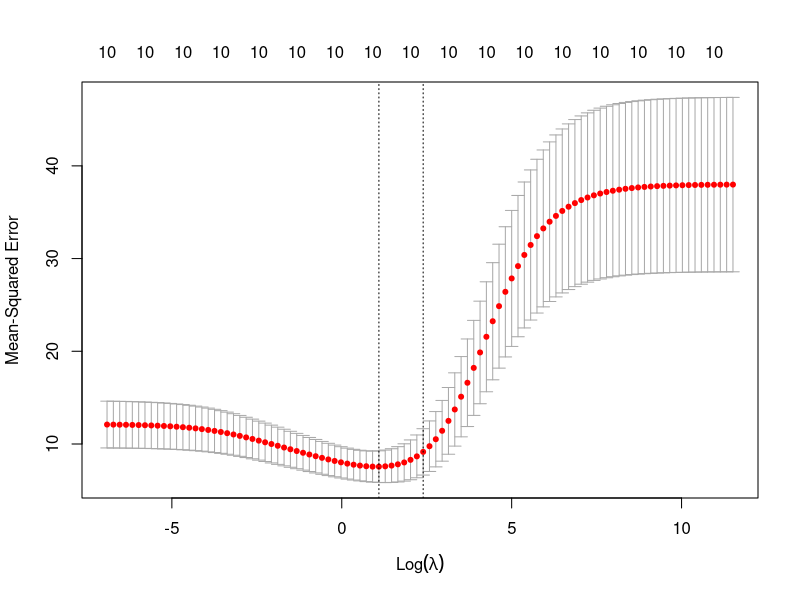
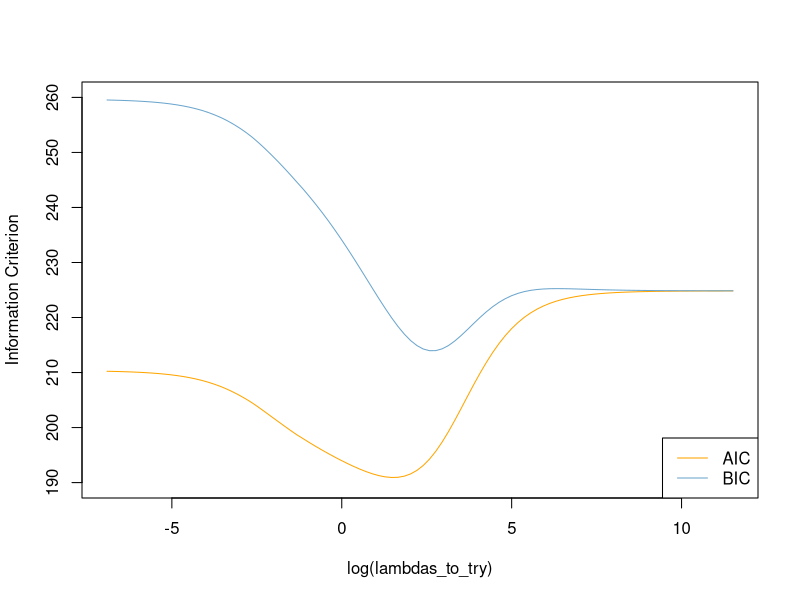
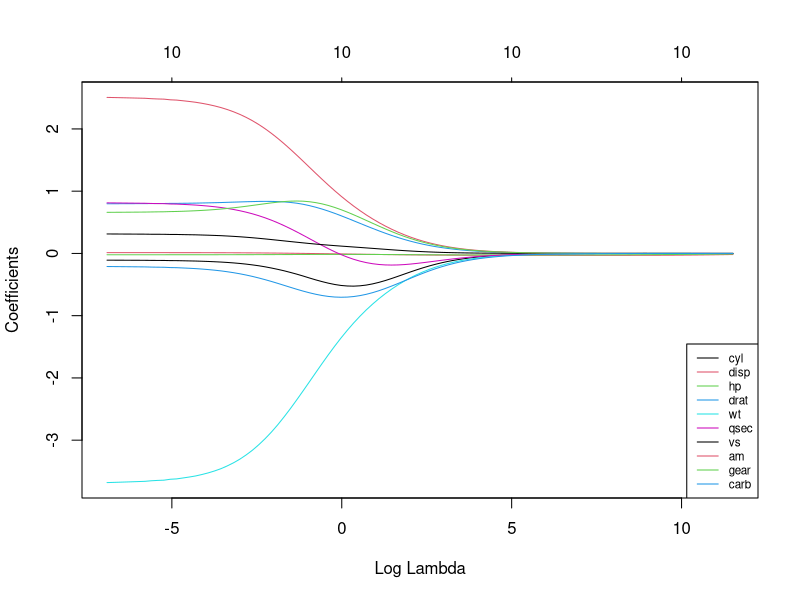

The R script that drew these images, in order:
rm(list = ls())

# Load libraries, get data & set seed for reproducibility ---------------------
set.seed(123)    # seef for reproducibility
library(glmnet)  # for ridge regression
library(dplyr)   # for data cleaning
library(psych)   # for function tr() to compute trace of a matrix

data("mtcars")
# Center y, X will be standardized in the modelling function

y <- mtcars %>% select(mpg) %>% scale(center = TRUE, scale = FALSE) %>% as.matrix()
X <- mtcars %>% select(-mpg) %>% as.matrix()


# Perform 10-fold cross-validation to select lambda ---------------------------
lambdas_to_try <- 10^seq(-3, 5, length.out = 100)
log(lambdas_to_try)
# Setting alpha = 0 implements ridge regression
ridge_cv <- cv.glmnet(X, y, alpha = 0, lambda = lambdas_to_try,
                      standardize = TRUE, nfolds = 10)

# Plot cross-validation results
plot(ridge_cv)


# Best cross-validated lambda
lambda_cv <- ridge_cv$lambda.min
# Fit final model, get its sum of squared residuals and multiple R-squared
model_cv <- glmnet(X, y, alpha = 0, lambda = lambda_cv, standardize = TRUE)
y_hat_cv <- predict(model_cv, X)
ssr_cv <- t(y - y_hat_cv) %*% (y - y_hat_cv)
rsq_ridge_cv <- cor(y, y_hat_cv)^2


# Use information criteria to select lambda -----------------------------------
X_scaled <- scale(X)
aic <- c()
bic <- c()
for (lambda in seq(lambdas_to_try)) {
  # Run model
  model <- glmnet(X, y, alpha = 0, lambda = lambdas_to_try[lambda], standardize = TRUE)
  # Extract coefficients and residuals (remove first row for the intercept)
  betas <- as.vector((as.matrix(coef(model))[-1, ]))
  resid <- y - (X_scaled %*% betas)
  # Compute hat-matrix and degrees of freedom
  ld <- lambdas_to_try[lambda] * diag(ncol(X_scaled))
  H <- X_scaled %*% solve(t(X_scaled) %*% X_scaled + ld) %*% t(X_scaled)
  df <- tr(H)
  # Compute information criteria
  aic[lambda] <- nrow(X_scaled) * log(t(resid) %*% resid) + 2 * df
  bic[lambda] <- nrow(X_scaled) * log(t(resid) %*% resid) + 2 * df * log(nrow(X_scaled))
}

# Plot information criteria against tried values of lambdas
plot(log(lambdas_to_try), aic, col = "orange", type = "l",
     ylim = c(190, 260), ylab = "Information Criterion")
lines(log(lambdas_to_try), bic, col = "skyblue3")
legend("bottomright", lwd = 1, col = c("orange", "skyblue3"), legend = c("AIC", "BIC"))


# Optimal lambdas according to both criteria
lambda_aic <- lambdas_to_try[which.min(aic)]
lambda_bic <- lambdas_to_try[which.min(bic)]

# Fit final models, get their sum of squared residuals and multiple R-squared
model_aic <- glmnet(X, y, alpha = 0, lambda = lambda_aic, standardize = TRUE)
y_hat_aic <- predict(model_aic, X)
ssr_aic <- t(y - y_hat_aic) %*% (y - y_hat_aic)
rsq_ridge_aic <- cor(y, y_hat_aic)^2

model_bic <- glmnet(X, y, alpha = 0, lambda = lambda_bic, standardize = TRUE)
y_hat_bic <- predict(model_bic, X)
ssr_bic <- t(y - y_hat_bic) %*% (y - y_hat_bic)
rsq_ridge_bic <- cor(y, y_hat_bic)^2


# See how increasing lambda shrinks the coefficients --------------------------
# Each line shows coefficients for one variables, for different lambdas.
# The higher the lambda, the more the coefficients are shrinked towards zero.
res <- glmnet(X, y, alpha = 0, lambda = lambdas_to_try, standardize = FALSE)
plot(res, xvar = "lambda")
legend("bottomright", lwd = 1, col = 1:6, legend = colnames(X), cex = .7)
